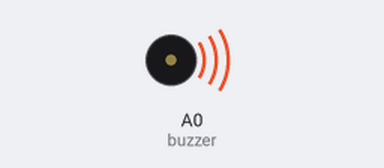
This sketch was run on a simulated Arduino Uno, built with avr-gcc and run on an emulated ATmega328P. Shown: buzzer (waves = sounding).

Above: at 0.2 s.
At 11.1 s:
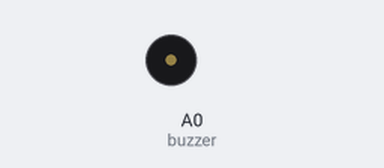
Timing chart, 0 to 14.9 s (numbered marks = the images above):
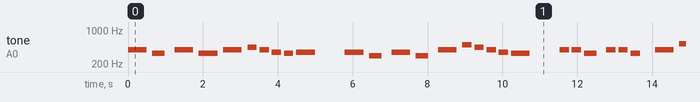

The sketch:

100lat.ino
```cpp
// Definicja wszystkich nut jest w oddzielnym pliku pitches.h
#include "pitches.h"
// Definicja pinu do którego podłączony jest buzzer
#define buzzer A0

// Nuty naszej piosenki trzymana jako tablica: melodia
int melodia[] = {
  NOTE_G4, NOTE_E4, 0, NOTE_G4, NOTE_E4, NOTE_G4,
  NOTE_A4, NOTE_G4, NOTE_F4, NOTE_E4, NOTE_F4, 0, NOTE_F4,
  NOTE_D4, 0, NOTE_F4, NOTE_D4, 0, NOTE_G4, NOTE_B4, NOTE_A4,
  NOTE_G4, NOTE_F4, NOTE_E4, 0, NOTE_G4, NOTE_G4, NOTE_E4, 0,
  NOTE_G4, NOTE_G4, NOTE_E4, 0, NOTE_G4, NOTE_C5, NOTE_B4, NOTE_A4, NOTE_GS4,
  NOTE_A4, 0, NOTE_B4, NOTE_B4, NOTE_B4, NOTE_C5, 0
};

// Długość trwania każdej z nut: 2 = półnuta, 4 = ćwierćnuta , 8 = ósemka itp.
// Trzymana jako tablica: czasTrwaniaNut. Rozmiar tablicy powinien być taki sam jak rozmiar tablicy melodia
int czasTrwaniaNut[] = {
  2, 3, 8, 2, 2, 2,
  4, 4, 4, 4, 2, 2, 2,
  3, 8, 2, 3, 8, 2, 4, 4,
  4, 4, 2, 2, 4, 4, 3, 8,
  4, 4, 4, 4, 2, 4, 4, 4, 4,
  2, 2, 2, 4, 4, 2, 2
};

void setup() {
  // Użycie pinu do którego podłączony jest buzer jako WYJŚCIA=OUTPUT
  pinMode(A0, OUTPUT);
}

void loop() {
  // Przjście w pętli przez tablicję melodia. Rozmiar tablicy można wyliczyć za pomocą polecenia: sizeof()
  // Polecenie zwraca całkowity rozmiar pamięci zarezerwowany na tablicę. Aby więc obliczyć liczbę elementów
  // tablicy wystarczy podzielić go przez rozmiar pamięci zarezerwowany na pojedyńczy element tablicy
  for (int nuta = 0; nuta < sizeof(melodia)/sizeof(melodia[0]); nuta++) {
    // Aby obliczyć czas trwania nuty dzielimy 1 sekundę przez pobrany z tabeli czas trwania nuty
    // ćwiercnuta = 1000/4, ósemka = 1000/8 itp.
    int dlugoscNuty = 1000 / czasTrwaniaNut[nuta];
    tone(buzzer, melodia[nuta], dlugoscNuty);

    // Aby rozróżnić nuty od siebie dodajemy pauzę między nimi: dlugoscNuty + 30% czyli: 1.3
    // Jeśli chcemy płynną muzykę to wystarczy zmienić ten współczynnik na 1
    int pauzaMiedzyNutami = dlugoscNuty * 1.3;
    delay(pauzaMiedzyNutami);
    // Wyłączenie buzera - dla zasady bo i tak podajemy czas trwania każdej nuty
    noTone(buzzer);
  }
// Przerwa pomiędzy kolejnymi powtórzeniami piosenki
delay(3000);
}
```

pitches.h
```cpp
/*************************************************
 * Public Constants
 *************************************************/

#define NOTE_B0  31
#define NOTE_C1  33
#define NOTE_CS1 35
#define NOTE_D1  37
#define NOTE_DS1 39
#define NOTE_E1  41
#define NOTE_F1  44
#define NOTE_FS1 46
#define NOTE_G1  49
#define NOTE_GS1 52
#define NOTE_A1  55
#define NOTE_AS1 58
#define NOTE_B1  62
#define NOTE_C2  65
#define NOTE_CS2 69
#define NOTE_D2  73
#define NOTE_DS2 78
#define NOTE_E2  82
#define NOTE_F2  87
#define NOTE_FS2 93
#define NOTE_G2  98
#define NOTE_GS2 104
#define NOTE_A2  110
#define NOTE_AS2 117
#define NOTE_B2  123
#define NOTE_C3  131
#define NOTE_CS3 139
#define NOTE_D3  147
#define NOTE_DS3 156
#define NOTE_E3  165
#define NOTE_F3  175
#define NOTE_FS3 185
#define NOTE_G3  196
#define NOTE_GS3 208
#define NOTE_A3  220
#define NOTE_AS3 233
#define NOTE_B3  247
#define NOTE_C4  262
#define NOTE_CS4 277
#define NOTE_D4  294
#define NOTE_DS4 311
#define NOTE_E4  330
#define NOTE_F4  349
#define NOTE_FS4 370
#define NOTE_G4  392
#define NOTE_GS4 415
#define NOTE_A4  440
#define NOTE_AS4 466
#define NOTE_B4  494
#define NOTE_C5  523
#define NOTE_CS5 554
#define NOTE_D5  587
#define NOTE_DS5 622
#define NOTE_E5  659
#define NOTE_F5  698
#define NOTE_FS5 740
#define NOTE_G5  784
#define NOTE_GS5 831
#define NOTE_A5  880
#define NOTE_AS5 932
#define NOTE_B5  988
#define NOTE_C6  1047
#define NOTE_CS6 1109
#define NOTE_D6  1175
#define NOTE_DS6 1245
#define NOTE_E6  1319
#define NOTE_F6  1397
#define NOTE_FS6 1480
#define NOTE_G6  1568
#define NOTE_GS6 1661
#define NOTE_A6  1760
#define NOTE_AS6 1865
#define NOTE_B6  1976
#define NOTE_C7  2093
#define NOTE_CS7 2217
#define NOTE_D7  2349
#define NOTE_DS7 2489
#define NOTE_E7  2637
#define NOTE_F7  2794
#define NOTE_FS7 2960
#define NOTE_G7  3136
#define NOTE_GS7 3322
#define NOTE_A7  3520
#define NOTE_AS7 3729
#define NOTE_B7  3951
#define NOTE_C8  4186
#define NOTE_CS8 4435
#define NOTE_D8  4699
#define NOTE_DS8 4978
```

Measured:
- by itself, tone on A0 (buzzer): plays 392 Hz for 0.50 s, 330 Hz for 0.33 s, 392 Hz for 0.50 s, 330 Hz for 0.50 s, 392 Hz for 0.50 s, 440 Hz for 0.25 s … (209 notes in this stretch)
